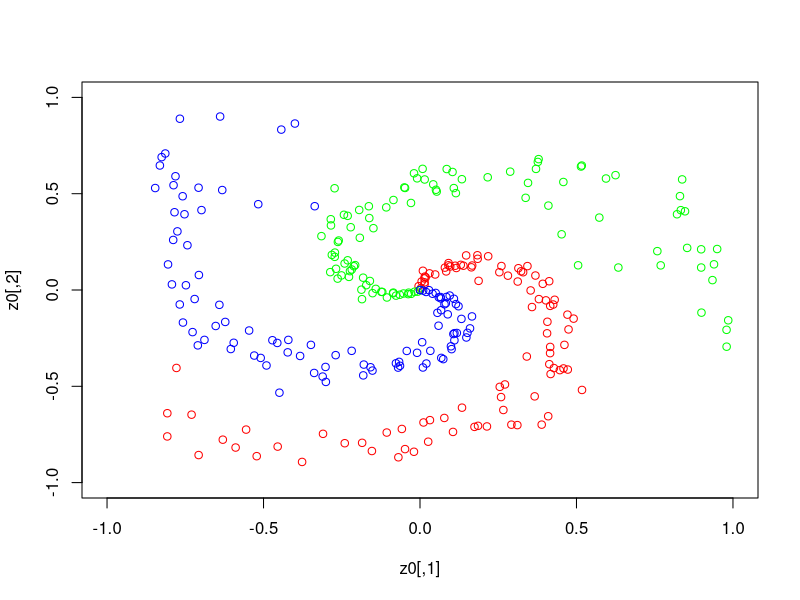

Write R code to recreate this figure.
# Spiral 2-dimensional data set
# Ref: http://cs231n.github.io/neural-networks-case-study/

n = 100
th = function(k){ seq(k*4,(k+1)*4,length=n) + rnorm(n)*0.2}
r = seq(0,1,length=n)
z = function(k) { cbind(r*sin(th(k)),r*cos(th(k))) }
z0 = z(0)
z1 = z(1)
z2 = z(2)
plot(z0,col="red",xlim=c(-1,1),ylim=c(-1,1))
points(z1,col="green")
points(z2,col="blue")
s = c(rep(1,n),rep(2,n),rep(3,n))
z_all = rbind(z0,z1,z2)
m = cbind(s==1,s==2,s==3,z_all)
write.table(m, 'spiral.csv',row.names=F, col.names=F,sep=',')
